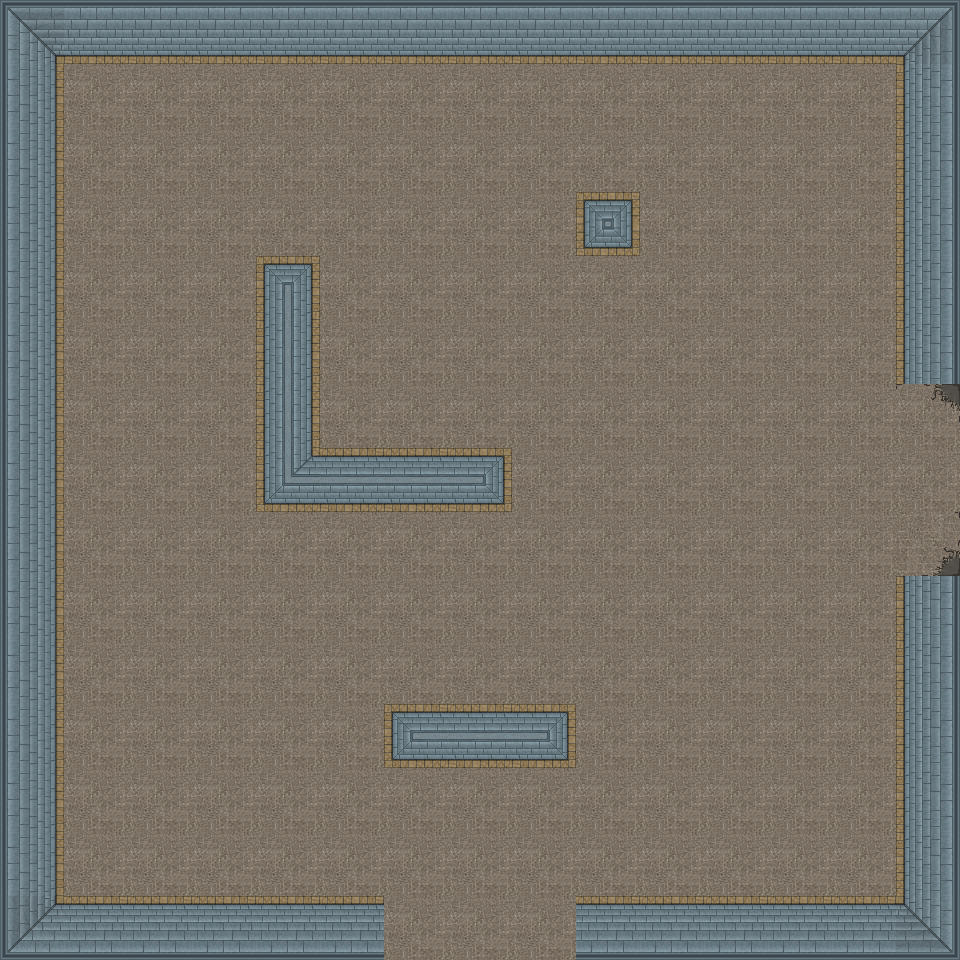

A level layout from a 2D game, rendered from its tile map. Below: a short description, then the map file with its tile-grid data intact:
An orthogonal 15x15 tile map with 64x64 px tiles, 2 tile layers (floor_layer, walls_layer).

<map version="1.2" tiledversion="1.3.1" orientation="orthogonal" renderorder="right-down" compressionlevel="0" width="15" height="15" tilewidth="64" tileheight="64" infinite="0" nextlayerid="3" nextobjectid="1">
 <tileset firstgid="1" name="dungeon_tiles" tilewidth="64" tileheight="64" tilecount="18" columns="0">
  <grid orientation="orthogonal" width="1" height="1" />
  <tile id="0">
   <image width="64" height="64" source="Dungeon_Tiles/dungeon_blcorner_wall.png" />
  </tile>
  <tile id="1">
   <image width="64" height="64" source="Dungeon_Tiles/dungeon_bottom_wall.png" />
  </tile>
  <tile id="2">
   <image width="64" height="64" source="Dungeon_Tiles/dungeon_brcorner_wall.png" />
  </tile>
  <tile id="3">
   <image width="64" height="64" source="Dungeon_Tiles/dungeon_floor_0.png" />
  </tile>
  <tile id="4">
   <image width="64" height="64" source="Dungeon_Tiles/dungeon_floor_4.png" />
  </tile>
  <tile id="5">
   <image width="64" height="64" source="Dungeon_Tiles/dungeon_floor_6.png" />
  </tile>
  <tile id="6">
   <image width="64" height="64" source="Dungeon_Tiles/dungeon_left_wall.png" />
  </tile>
  <tile id="7">
   <image width="64" height="64" source="Dungeon_Tiles/dungeon_right_wall.png" />
  </tile>
  <tile id="8">
   <image width="64" height="64" source="Dungeon_Tiles/dungeon_tlcorner_wall.png" />
  </tile>
  <tile id="9">
   <image width="64" height="64" source="Dungeon_Tiles/dungeon_top_wall.png" />
  </tile>
  <tile id="10">
   <image width="64" height="64" source="Dungeon_Tiles/dungeon_trcorner_wall.png" />
  </tile>
  <tile id="11">
   <image width="64" height="64" source="Dungeon_Tiles/dungeon_wall_30.png" />
  </tile>
  <tile id="12">
   <image width="64" height="64" source="Dungeon_Tiles/dungeon_wall_60.png" />
  </tile>
  <tile id="13">
   <image width="64" height="64" source="Dungeon_Tiles/dungeon_wall_80.png" />
  </tile>
  <tile id="14">
   <image width="64" height="64" source="Dungeon_Tiles/dwall_inside_corner4.png" />
  </tile>
  <tile id="15">
   <image width="64" height="64" source="Dungeon_Tiles/dwall_inside_leftend.png" />
  </tile>
  <tile id="16">
   <image width="64" height="64" source="Dungeon_Tiles/dwall_inside_middle.png" />
  </tile>
  <tile id="17">
   <image width="64" height="64" source="Dungeon_Tiles/dwall_inside_rightend.png" />
  </tile>
 </tileset>
 <layer id="1" name="floor_layer" width="15" height="15">
  <data encoding="csv">
0,0,0,0,0,0,0,0,0,0,0,0,0,0,0,
0,4,4,4,4,4,4,4,4,4,4,4,4,4,0,
0,4,4,4,4,4,4,4,4,4,4,4,4,4,0,
0,4,4,4,4,4,4,4,4,0,4,4,4,4,0,
0,4,4,4,0,4,4,4,4,4,4,4,4,4,0,
0,4,4,4,0,4,4,4,4,4,4,4,4,4,0,
0,4,4,4,0,4,4,4,4,4,4,4,4,4,6,
0,4,4,4,0,0,0,0,4,4,4,4,4,4,4,
0,4,4,4,4,4,4,4,4,4,4,4,4,4,5,
0,4,4,4,4,4,4,4,4,4,4,4,4,4,0,
0,4,4,4,4,4,4,4,4,4,4,4,4,4,0,
0,4,4,4,4,4,0,0,0,4,4,4,4,4,0,
0,4,4,4,4,4,4,4,4,4,4,4,4,4,0,
0,4,4,4,4,4,4,4,4,4,4,4,4,4,0,
0,0,0,0,0,0,4,4,4,0,0,0,0,0,0
</data>
 </layer>
 <layer id="2" name="walls_layer" width="15" height="15">
  <data encoding="csv">
9,10,10,10,10,10,10,10,10,10,10,10,10,10,11,
7,0,0,0,0,0,0,0,0,0,0,0,0,0,8,
7,0,0,0,0,0,0,0,0,0,0,0,0,0,8,
7,0,0,0,0,0,0,0,0,12,0,0,0,0,8,
7,0,0,0,14,0,0,0,0,0,0,0,0,0,8,
7,0,0,0,13,0,0,0,0,0,0,0,0,0,8,
7,0,0,0,13,0,0,0,0,0,0,0,0,0,0,
7,0,0,0,15,17,17,18,0,0,0,0,0,0,0,
7,0,0,0,0,0,0,0,0,0,0,0,0,0,0,
7,0,0,0,0,0,0,0,0,0,0,0,0,0,8,
7,0,0,0,0,0,0,0,0,0,0,0,0,0,8,
7,0,0,0,0,0,16,17,18,0,0,0,0,0,8,
7,0,0,0,0,0,0,0,0,0,0,0,0,0,8,
7,0,0,0,0,0,0,0,0,0,0,0,0,0,8,
1,2,2,2,2,2,0,0,0,2,2,2,2,2,3
</data>
 </layer>
</map>